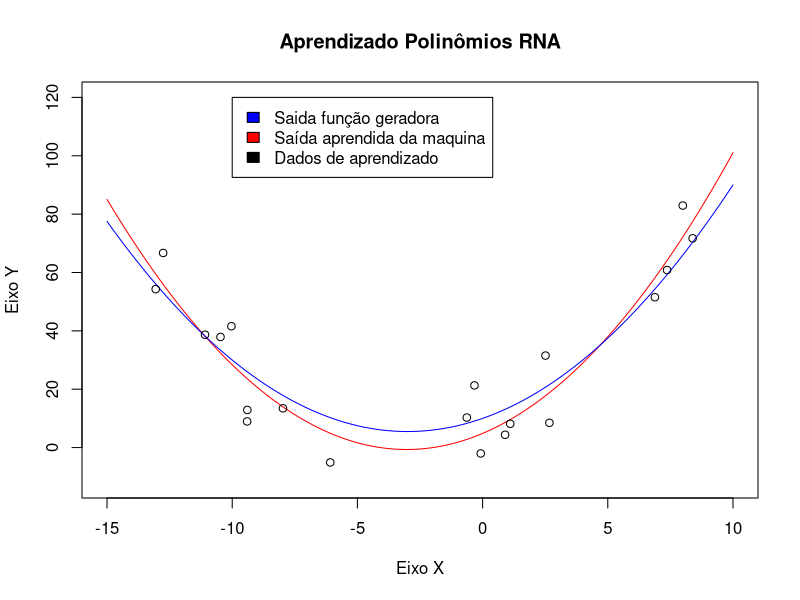

The R source for this figure:
# função geradora fg(x) = 0.5x^2 + 3x
# saida esperada fg(x) + ruido gaussiano

rm(list = ls())
dev.off()

library("corpcor") # usado para função da pseudoinversa

fgx <- function(xin) {
    (0.5 * xin^2) + (3 * xin) + 10
}

X <- runif(n = 20, min = -15, max = 10) # vetor aleatorio
Y <- fgx(X) + 10 * rnorm(length(X)) # dados de aprendizado
# os pares (xi, yi) são os dados de aprendizado da maquina
# se nao tiver o ruido gaussiano, a maquina aprenderá exatamente a função
# geradora, isto é, yhat(x) = fg(x)

# cria uma matriz em que cada coluna tem os dados dos argumentos
# assim, a coluna 1 da matriz tem o vetor X^2, etc
# H é a matriz com os dados de entrada x
H <- cbind(X^2, X^1, X^0)

# %*% é multiplicação matricial
# ou seja, temos a equação matricial w = H^+ * Y, que veio de
# Hw = y. Note que Hw = y é o sistema linear
# de todas equações montadas a partir das entradas
w <- pseudoinverse(H) %*% Y

# aqui, w sao os parametros aprendidos. (vetor de parametros w)

## --- aprendizado da RNA se encerra aqui. --- ##
# agora, é somente teste com os parametros aprendidos w

xgrid <- seq(-15, 10, 0.1) # vetor de com a sequencia
# xgrid = [-15, -14.9, -14,8, ... , 9.8, 9.9, 10]

ygrid <- ((0.5 * xgrid^2) + (3 * xgrid) + 10)
# ygrid é a saida da função geradora para cada entrada de xgrid
# assim, ygrid é a saida do sistema (sem o ruido gaussiano)

Hgrid <- cbind(xgrid^2, xgrid^1, xgrid^0)
# aqui estamos fazendo o sistema linear com as entradas xgrid:
# ygrid = Hw

yhatgrid <- Hgrid %*% w

# yhatgrid é y chapeu: é a saida aprendida da maquina

plot(
    NULL,
    main = "Aprendizado Polinômios RNA",
    xlab = "Eixo X",
    ylab = "Eixo Y",
    ylim = c(-12, 120),
    xlim = c(-15, 10)
)
lines(xgrid, yhatgrid, col = "red")
lines(xgrid, ygrid, col = "blue")
points(X, Y, col = "black")

legend(
    x = -10,
    y = 120,
    legend = c(
        "Saida função geradora",
        "Saída aprendida da maquina",
        "Dados de aprendizado"
    ),
    fill = c("blue", "red", "black")
)
